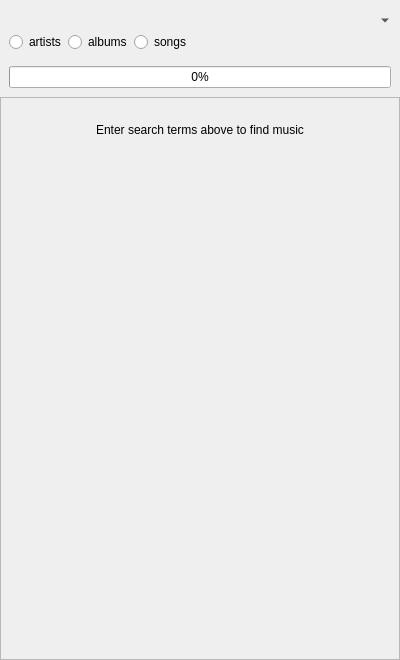
<?xml version="1.0" encoding="UTF-8"?>
<ui version="4.0">
 <class>InternetSearchView</class>
 <widget class="QWidget" name="InternetSearchView">
  <property name="geometry">
   <rect>
    <x>0</x>
    <y>0</y>
    <width>400</width>
    <height>660</height>
   </rect>
  </property>
  <property name="windowTitle">
   <string>Internet Search View</string>
  </property>
  <layout class="QVBoxLayout" name="verticalLayout">
   <property name="spacing">
    <number>0</number>
   </property>
   <property name="leftMargin">
    <number>0</number>
   </property>
   <property name="topMargin">
    <number>0</number>
   </property>
   <property name="rightMargin">
    <number>0</number>
   </property>
   <property name="bottomMargin">
    <number>0</number>
   </property>
   <item>
    <widget class="QWidget" name="widget_search" native="true">
     <layout class="QHBoxLayout" name="horizontalLayout">
      <property name="spacing">
       <number>0</number>
      </property>
      <item>
       <layout class="QVBoxLayout" name="layout_top" stretch="0,0,0">
        <item>
         <layout class="QHBoxLayout" name="layout_search">
          <item>
           <widget class="QSearchField" name="search" native="true">
            <property name="placeholderText" stdset="0">
             <string/>
            </property>
           </widget>
          </item>
          <item>
           <widget class="QToolButton" name="settings">
            <property name="minimumSize">
             <size>
              <width>20</width>
              <height>0</height>
             </size>
            </property>
            <property name="iconSize">
             <size>
              <width>16</width>
              <height>16</height>
             </size>
            </property>
            <property name="popupMode">
             <enum>QToolButton::MenuButtonPopup</enum>
            </property>
            <property name="autoRaise">
             <bool>true</bool>
            </property>
           </widget>
          </item>
         </layout>
        </item>
        <item>
         <widget class="QWidget" name="widget_searchby" native="true">
          <property name="minimumSize">
           <size>
            <width>0</width>
            <height>20</height>
           </size>
          </property>
          <layout class="QHBoxLayout" name="horizontalLayout_2">
           <property name="spacing">
            <number>2</number>
           </property>
           <property name="leftMargin">
            <number>0</number>
           </property>
           <property name="topMargin">
            <number>0</number>
           </property>
           <property name="rightMargin">
            <number>0</number>
           </property>
           <property name="bottomMargin">
            <number>0</number>
           </property>
           <item>
            <widget class="QRadioButton" name="radiobutton_search_artists">
             <property name="text">
              <string>artists</string>
             </property>
            </widget>
           </item>
           <item>
            <widget class="QRadioButton" name="radiobutton_search_albums">
             <property name="text">
              <string>albums</string>
             </property>
            </widget>
           </item>
           <item>
            <widget class="QRadioButton" name="radiobutton_search_songs">
             <property name="text">
              <string>songs</string>
             </property>
            </widget>
           </item>
           <item>
            <spacer name="spacer_searchby">
             <property name="orientation">
              <enum>Qt::Horizontal</enum>
             </property>
             <property name="sizeHint" stdset="0">
              <size>
               <width>40</width>
               <height>20</height>
              </size>
             </property>
            </spacer>
           </item>
          </layout>
         </widget>
        </item>
        <item>
         <layout class="QVBoxLayout" name="layout_progress">
          <item>
           <widget class="QLabel" name="label_status">
            <property name="text">
             <string/>
            </property>
            <property name="wordWrap">
             <bool>true</bool>
            </property>
           </widget>
          </item>
          <item>
           <widget class="QProgressBar" name="progressbar">
            <property name="value">
             <number>0</number>
            </property>
           </widget>
          </item>
         </layout>
        </item>
       </layout>
      </item>
     </layout>
    </widget>
   </item>
   <item>
    <widget class="QStackedWidget" name="results_stack">
     <property name="currentIndex">
      <number>1</number>
     </property>
     <widget class="QWidget" name="results_page">
      <layout class="QVBoxLayout" name="verticalLayout_3">
       <property name="spacing">
        <number>0</number>
       </property>
       <property name="leftMargin">
        <number>0</number>
       </property>
       <property name="topMargin">
        <number>0</number>
       </property>
       <property name="rightMargin">
        <number>0</number>
       </property>
       <property name="bottomMargin">
        <number>0</number>
       </property>
       <item>
        <widget class="AutoExpandingTreeView" name="results">
         <property name="editTriggers">
          <set>QAbstractItemView::NoEditTriggers</set>
         </property>
         <property name="dragEnabled">
          <bool>true</bool>
         </property>
         <property name="dragDropMode">
          <enum>QAbstractItemView::DragOnly</enum>
         </property>
         <property name="selectionMode">
          <enum>QAbstractItemView::ExtendedSelection</enum>
         </property>
         <property name="allColumnsShowFocus">
          <bool>true</bool>
         </property>
         <attribute name="headerVisible">
          <bool>false</bool>
         </attribute>
        </widget>
       </item>
      </layout>
     </widget>
     <widget class="QWidget" name="help_page">
      <layout class="QVBoxLayout" name="verticalLayout_6">
       <property name="leftMargin">
        <number>0</number>
       </property>
       <property name="topMargin">
        <number>0</number>
       </property>
       <property name="rightMargin">
        <number>0</number>
       </property>
       <property name="bottomMargin">
        <number>0</number>
       </property>
       <item>
        <widget class="QScrollArea" name="help_frame">
         <property name="horizontalScrollBarPolicy">
          <enum>Qt::ScrollBarAlwaysOff</enum>
         </property>
         <property name="widgetResizable">
          <bool>true</bool>
         </property>
         <widget class="QWidget" name="help_frame_contents">
          <property name="geometry">
           <rect>
            <x>0</x>
            <y>0</y>
            <width>398</width>
            <height>518</height>
           </rect>
          </property>
          <layout class="QVBoxLayout" name="verticalLayout_5">
           <item>
            <widget class="QWidget" name="widget" native="true">
             <layout class="QVBoxLayout" name="verticalLayout_4">
              <property name="leftMargin">
               <number>32</number>
              </property>
              <property name="topMargin">
               <number>16</number>
              </property>
              <property name="rightMargin">
               <number>32</number>
              </property>
              <property name="bottomMargin">
               <number>64</number>
              </property>
              <item>
               <widget class="QLabel" name="label_helptext">
                <property name="text">
                 <string>Enter search terms above to find music</string>
                </property>
                <property name="alignment">
                 <set>Qt::AlignCenter</set>
                </property>
                <property name="wordWrap">
                 <bool>true</bool>
                </property>
                <property name="textInteractionFlags">
                 <set>Qt::LinksAccessibleByMouse|Qt::TextSelectableByMouse</set>
                </property>
               </widget>
              </item>
              <item>
               <spacer name="spacer_helptext">
                <property name="orientation">
                 <enum>Qt::Vertical</enum>
                </property>
                <property name="sizeHint" stdset="0">
                 <size>
                  <width>20</width>
                  <height>40</height>
                 </size>
                </property>
               </spacer>
              </item>
             </layout>
            </widget>
           </item>
          </layout>
         </widget>
        </widget>
       </item>
      </layout>
     </widget>
    </widget>
   </item>
  </layout>
 </widget>
 <customwidgets>
  <customwidget>
   <class>QSearchField</class>
   <extends>QWidget</extends>
   <header>widgets/qsearchfield.h</header>
  </customwidget>
  <customwidget>
   <class>AutoExpandingTreeView</class>
   <extends>QTreeView</extends>
   <header>widgets/autoexpandingtreeview.h</header>
  </customwidget>
 </customwidgets>
 <resources/>
 <connections/>
</ui>
